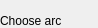
     <widget class="QWidget" name="continueBox">
      <property name="geometry">
       <rect>
        <x>0</x>
        <y>0</y>
        <width>98</width>
        <height>28</height>
       </rect>
      </property>
      <attribute name="label">
       <string>Continue</string>
      </attribute>
      <widget class="QLabel" name="label">
       <property name="geometry">
        <rect>
         <x>0</x>
         <y>10</y>
         <width>101</width>
         <height>21</height>
        </rect>
       </property>
       <property name="text">
        <string>Choose arc</string>
       </property>
      </widget>
      <widget class="QSpinBox" name="chooseContinueArc">
       <property name="geometry">
        <rect>
         <x>140</x>
         <y>10</y>
         <width>101</width>
         <height>22</height>
        </rect>
       </property>
       <property name="minimum">
        <number>-1</number>
       </property>
       <property name="maximum">
        <number>9999</number>
       </property>
       <property name="value">
        <number>-1</number>
       </property>
      </widget>
      <widget class="QPushButton" name="continueButton">
       <property name="geometry">
        <rect>
         <x>0</x>
         <y>90</y>
         <width>231</width>
         <height>28</height>
        </rect>
       </property>
       <property name="text">
        <string>Submit continue</string>
       </property>
      </widget>
      <widget class="QComboBox" name="chooseContinueDirection">
       <property name="geometry">
        <rect>
         <x>140</x>
         <y>40</y>
         <width>101</width>
         <height>22</height>
        </rect>
       </property>
       <item>
        <property name="text">
         <string>RED</string>
        </property>
       </item>
       <item>
        <property name="text">
         <string>BLUE</string>
        </property>
       </item>
      </widget>
      <widget class="QLabel" name="label_16">
       <property name="geometry">
        <rect>
         <x>0</x>
         <y>40</y>
         <width>131</width>
         <height>21</height>
        </rect>
       </property>
       <property name="text">
        <string>Choose direction</string>
       </property>
      </widget>
     </widget>
